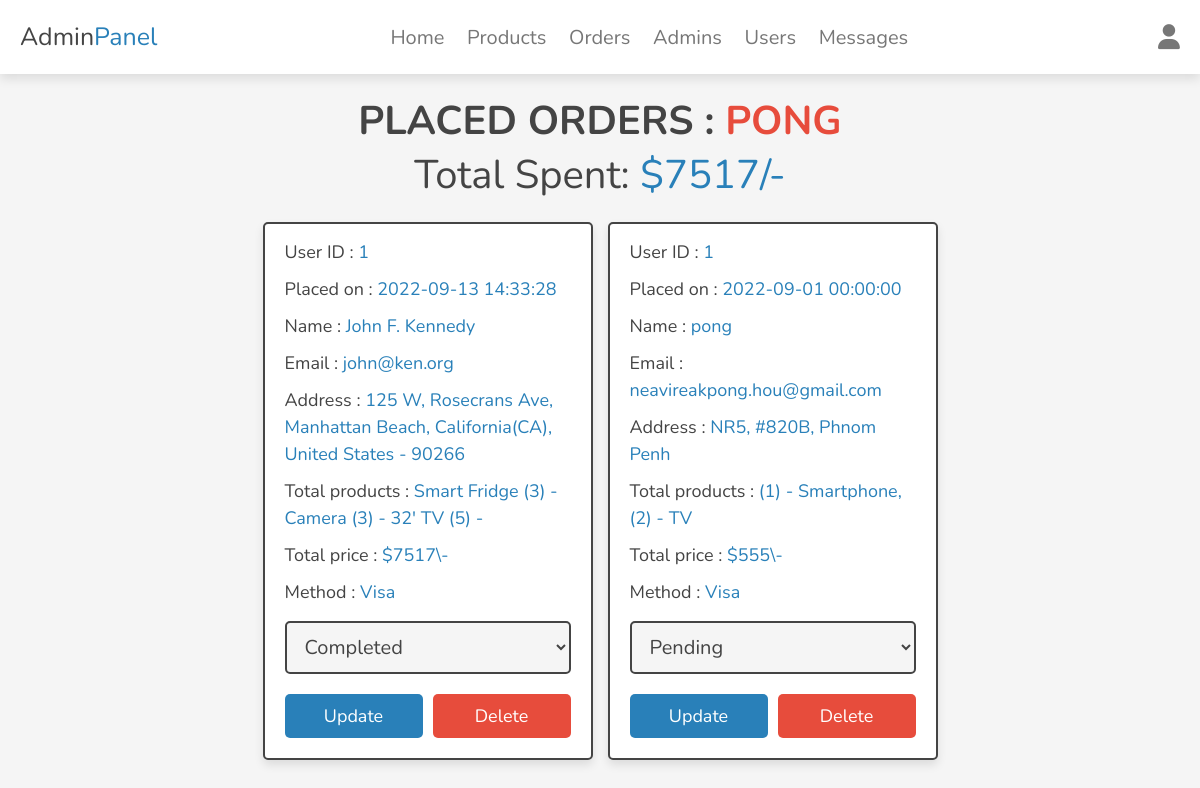
The app's page /admin/placed_orders.php?user_id=1&name=pong (signed in), older data.
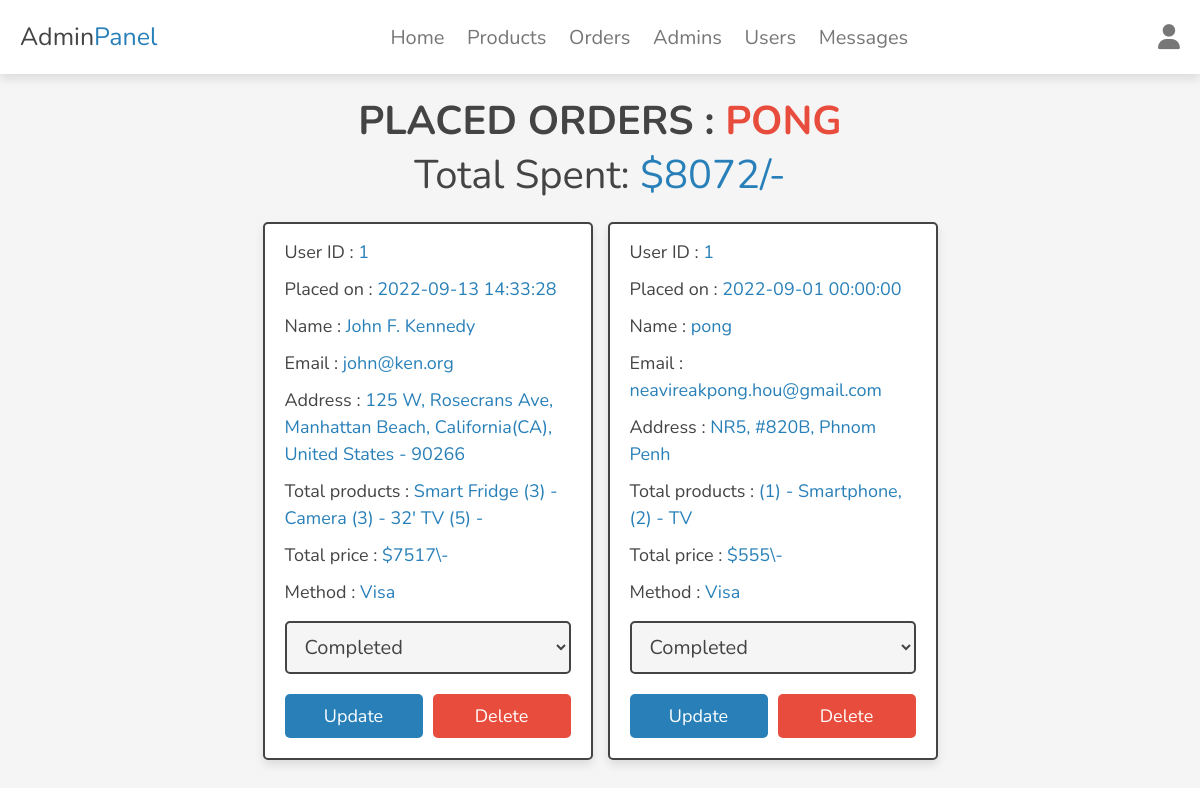
The same page, newer data.
### tables this page shows
CREATE TABLE `orders` (
  `id` int(100) NOT NULL,
  `user_id` int(100) NOT NULL,
  `name` varchar(20) NOT NULL,
  `number` varchar(12) NOT NULL,
  `email` varchar(50) NOT NULL,
  `method` varchar(50) NOT NULL,
  `address` varchar(500) NOT NULL,
  `total_products` varchar(1000) NOT NULL,
  `total_price` float NOT NULL,
  `placed_on` datetime NOT NULL DEFAULT current_timestamp(),
  `payment_status` varchar(20) NOT NULL DEFAULT 'pending'
);

### admin/placed_orders.php (the view, shortened to what this page needs)
<?php
include "../components/connect.php";
?>
<!DOCTYPE html>
<html lang="en">
<head>
   <link rel="stylesheet" href="https://cdnjs.cloudflare.com/ajax/libs/font-awesome/6.2.0/css/all.min.css">
   <link rel="stylesheet" href="../css/admin_style.css">
</head>
<body>
<?php include '../components/admin_header.php' ?>
<section class="placed-orders">
   <h1 class="heading">Placed orders
      <?php
      if (isset($_GET['user_id'])) {
         $name = $_GET['name'];
         echo " : <span class='name'>$name</span>";
         $total_completed = 0;
         $select_completed = $conn->prepare("SELECT total_price FROM `orders` WHERE user_id = ? AND payment_status = ? ORDER BY placed_on DESC");
         $select_completed->execute([$_GET['user_id'], 'completed']);
         while ($fetch_completed = $select_completed->fetch(PDO::FETCH_ASSOC)) {
            $total_completed += $fetch_completed['total_price'];
         }
         echo "<br><span class='total'>Total spent: <span>$$total_completed/-</span></span>";
      }
      ?>
   </h1>
   <div class="box-container">
      <?php
         if (isset($_GET['user_id'])) {
            $select_orders = $conn->prepare("SELECT * FROM `orders` WHERE user_id = ? ORDER BY placed_on DESC");
            $select_orders->execute([$_GET['user_id']]);
         }
         else {
            $select_orders = $conn->prepare("SELECT * FROM `orders` ORDER BY placed_on DESC");
            $select_orders->execute();
         }
         if ($select_orders->rowCount() > 0) {
            while ($fetch_orders = $select_orders->fetch(PDO::FETCH_ASSOC)) {
      ?>
      <div class="box">
         <p> User ID : <span><?= $fetch_orders['user_id']; ?></span></p>
         <p> Placed on : <span><?= $fetch_orders['placed_on']; ?></span></p>
         <p> Name : <span><?= $fetch_orders['name']; ?></span></p>
         <p> Email : <span><?= $fetch_orders['email']; ?></span></p>
         <p> Address : <span><?= $fetch_orders['address']; ?></span></p>
         <p> Total products : <span><?= $fetch_orders['total_products']; ?></span></p>
         <p> Total price : <span>$<?= $fetch_orders['total_price']; ?>\-</span></p>
         <p> Method : <span style="text-transform:capitalize;"><?= $fetch_orders['method']; ?></span></p>
         <form action="" method="POST">
            <select name="payment_status" class="drop-down" required style="text-transform:capitalize;">
               <option value="" selected disabled><?= $fetch_orders['payment_status']; ?></option>
            </select>
            <div class="flex-btn">
               <input type="submit" value="update" class="btn" name="update_payment">
               <a href="placed_orders.php?delete=<?= $fetch_orders['id']; ?>" class="delete-btn" onclick="return confirm('Delete this order?');">Delete</a>
            </div>
         </form>
      </div>
      <?php
            }
         }
         else {
            echo '<p class="empty">No orders placed yet!</p>';
         }
      ?>
   </div>
</section>
</body>
</html>

Row changes from the older to the newer data that the page shows:
changed orders "pong": payment_status "pending" → "completed"
Text that changed along with them:
$total_completed: "7517" → "8072"
